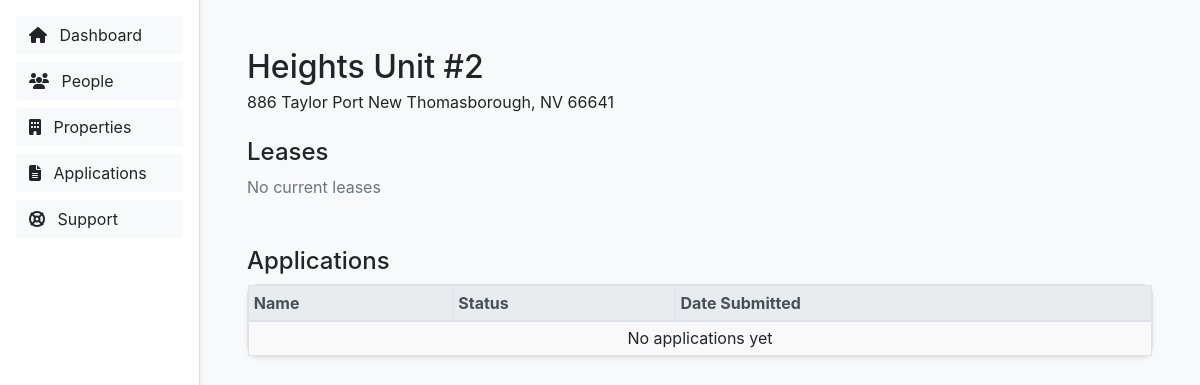
Page /units/10002/ on the committed database.
### rentals/models.py (models this page shows, shortened)
class Unit(models.Model):
    name = models.CharField(max_length=100)
    number = models.CharField(max_length=100)
    property = models.ForeignKey(Property, on_delete=models.SET_NULL, null=True, blank=True)
    monthly_rent = models.DecimalField(max_digits=8, decimal_places=2, default=0)
    is_occupied = models.BooleanField(default=False)

class Property(models.Model):
    name = models.CharField(max_length=100)
    address = models.CharField(max_length=200)

### rentals/views.py (the view, shortened to what this page needs)
# urls.py: path('units/<int:unit_id>/', views.unit_detail, name='unit_detail'),
def unit_detail(request, unit_id):
    unit = get_object_or_404(
        Unit.objects.select_related('property').prefetch_related(
            Prefetch(
                'lease_set',
                queryset=Lease.objects.select_related('tenant').prefetch_related('payments', 'charges')
            )
        ),
        pk=unit_id
    )
    applications = Application.objects.filter(unit=unit).order_by('-submitted_on')
    context = {
        'unit': unit,
        'applications': applications  # Add this line
    }
    return render(request, 'rentals/unit_detail.html', context)

### rentals/templates/rentals/unit_detail.html (shortened to what this page needs)
{% load humanize %}
<!DOCTYPE html>
<html>
<head>
    <link rel="stylesheet" href="https://stackpath.bootstrapcdn.com/bootstrap/4.5.2/css/bootstrap.min.css">
    <link rel="stylesheet" href="https://cdnjs.cloudflare.com/ajax/libs/font-awesome/6.5.0/css/all.min.css">
</head>
<body class="bg-light">
    <div id="sidebar">
        <a href="{% url 'dashboard' %}" class="btn btn-light mb-2"><i class="fas fa-home mr-2"></i> Dashboard</a>
        <a href="{% url 'people' %}" class="btn btn-light mb-2"><i class="fas fa-users mr-2"></i> People</a>
        <a href="{% url 'properties' %}" class="btn btn-light mb-2"><i class="fas fa-building mr-2"></i> Properties</a>
        <button class="btn btn-light mb-2"><i class="fas fa-file-alt mr-2"></i> Applications</button>
        <button class="btn btn-light mb-2"><i class="fas fa-life-ring mr-2"></i> Support</button>
    </div>
    <div class="container-fluid">
        <h2 class="mt-3 mb-1">{{ unit.property.name }} Unit #{{ unit.number }}</h2>
        <p class="mb-3">{{ unit.property.address }}</p>
        <h4 class="mt-4">Leases</h4>
        {% if unit.lease_set.all %}
            {% for lease in unit.lease_set.all %}
            <div class="card mb-3 shadow-sm">
                <div class="card-header">
                    {{ lease.tenant.name }} | {{ lease.start_date }} – {{ lease.end_date }}
                </div>
                <div class="card-body">
                    <p>
                        <strong>Monthly Rent:</strong> ${{ lease.monthly_rent|floatformat:2|intcomma }}<br>
                        <strong>Outstanding:</strong> ${{ lease.outstanding_balance|floatformat:2|intcomma }} ({{ lease.outstanding_balance_age_days }} days)
                    </p>
                    <strong>Ledger:</strong>
                    <table class="table table-sm table-striped table-bordered mt-2">
                        <thead class="thead-light">
                            <tr>
                                <th>Date</th>
                                <th>Type</th>
                                <th>Amount</th>
                                <th>Description</th>
                            </tr>
                        </thead>
                        <tbody>
                            {% if lease.ledger %}
                                {% for entry in lease.ledger %}
                                <tr>
                                    <td>{{ entry.date }}</td>
                                    <td>{{ entry.type }}</td>
                                    <td>${{ entry.amount|floatformat:2|intcomma }}</td>
                                    <td>{{ entry.description }}</td>
                                </tr>
                                {% endfor %}
                            {% else %}
                                <tr>
                                    <td colspan="4" class="text-center">No transactions yet</td>
                                </tr>
                            {% endif %}
                        </tbody>
                    </table>
                </div>
            </div>
            {% endfor %}
        {% else %}
            <p class="text-muted">No current leases</p>
        {% endif %}
        <h4 class="mt-5">Applications</h4>
        <div class="card mb-3 shadow-sm">
            <div class="card-body p-0">
                <table class="table table-sm table-striped table-bordered mb-0">
                    <thead class="thead-light">
                        <tr>
                            <th>Name</th>
                            <th>Status</th>
                            <th>Date Submitted</th>
                        </tr>
                    </thead>
                    <tbody>
                        {% if applications %}
                            {% for app in applications %}
                            <tr>
                                <td>{{ app.applicant_name }}</td>
                                <td>{{ app.get_status_display }}</td>
                                <td>{{ app.submitted_on|date:"M j, Y g:i A" }}</td>
                            </tr>
                            {% endfor %}
                        {% else %}
                            <tr>
                                <td colspan="3" class="text-center">No applications yet</td>
                            </tr>
                        {% endif %}
                    </tbody>
                </table>
            </div>
        </div>
    </div>
</body>
</html>

### rentals/templates/rentals/unit_detail.html (style rules this page uses)
body { padding: 2rem; background-color: #f8f9fa; margin-left: 200px; }
a { color: black; }
.card { border-radius: 0.75rem; }
.table-striped tbody tr:nth-of-type(odd) { background-color: #f9f9f9; }
#sidebar { position: fixed; top: 0; left: 0; width: 200px; height: 100%; background-color: #ffffff; border-right: 1px solid #ddd; padding: 1rem; box-shadow: 2px 0 5px rgba(0, 0, 0, 0.05); z-index: 1050; overflow-y: auto; }
#sidebar .btn { background-color: #f8f9fa; border-radius: 4px; margin-bottom: 0.5rem; width: 100%; text-align: left; }

### rows in the picture
Unit: property.name "Heights", number "2", property.address "886 Taylor Port New Thomasborough, NV 66641"
